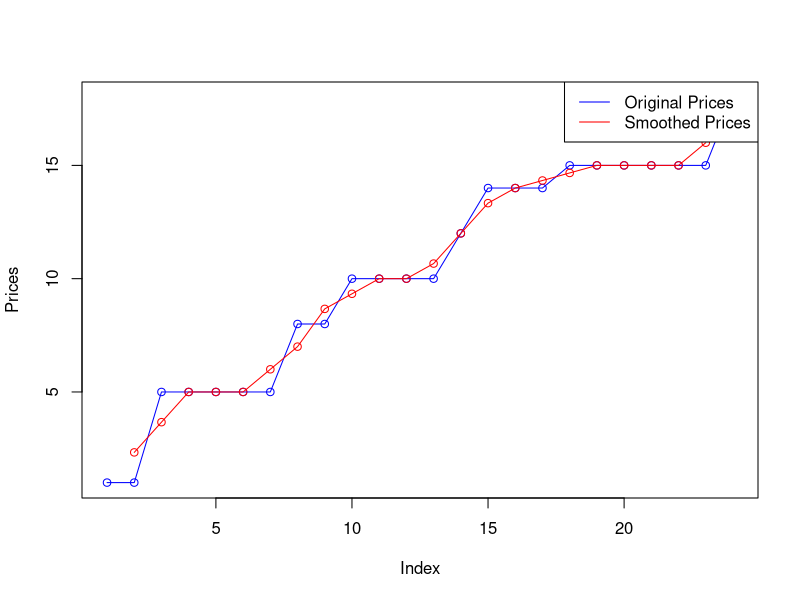
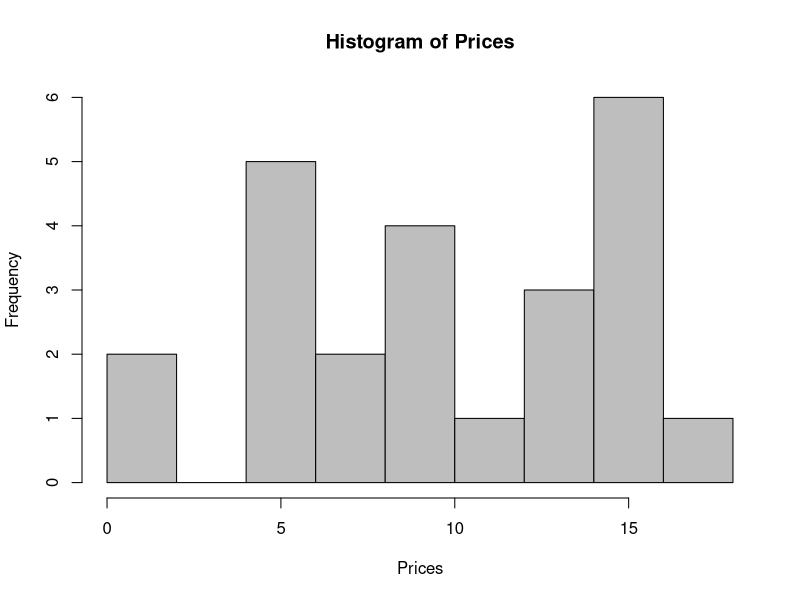

Generate these figures, in order, with R:
# Given list of prices
prices <- c(1, 1, 5, 5, 5, 5, 5, 8, 8, 10, 10, 10, 10, 12, 14, 14, 14, 15, 15, 15, 15, 15, 15, 18)

# Mean
mean_value <- mean(prices)
cat("Mean:", mean_value, "\n")

# Median
median_value <- median(prices)
cat("Median:", median_value, "\n")

# Mode function (since there's no built-in function for mode in R)
mode_value <- function(x) {
  unique_x <- unique(x)
  unique_x[which.max(tabulate(match(x, unique_x)))]
}
mode_result <- mode_value(prices)
cat("Mode:", mode_result, "\n")

# Range
range_value <- range(prices)
cat("Range:", range_value, "\n")

# Standard Deviation
sd_value <- sd(prices)
cat("Standard Deviation:", sd_value, "\n")

# Data Smoothing using Moving Average
moving_average <- function(x, n=3) {
  filter <- rep(1/n, n)
  stats::filter(x, filter, sides=2)
}

smoothed_prices <- moving_average(prices, n=3)
cat("Smoothed Prices:", smoothed_prices, "\n")

# Plotting the original and smoothed data
plot(prices, type='o', col='blue', ylim=range(c(prices, smoothed_prices), na.rm = TRUE), ylab='Prices', xlab='Index')
lines(smoothed_prices, col='red', type='o')
legend("topright", legend=c("Original Prices", "Smoothed Prices"), col=c("blue", "red"), lty=1)

# Histogram
hist(prices, breaks=10, col='gray', main='Histogram of Prices', xlab='Prices', border='black')
